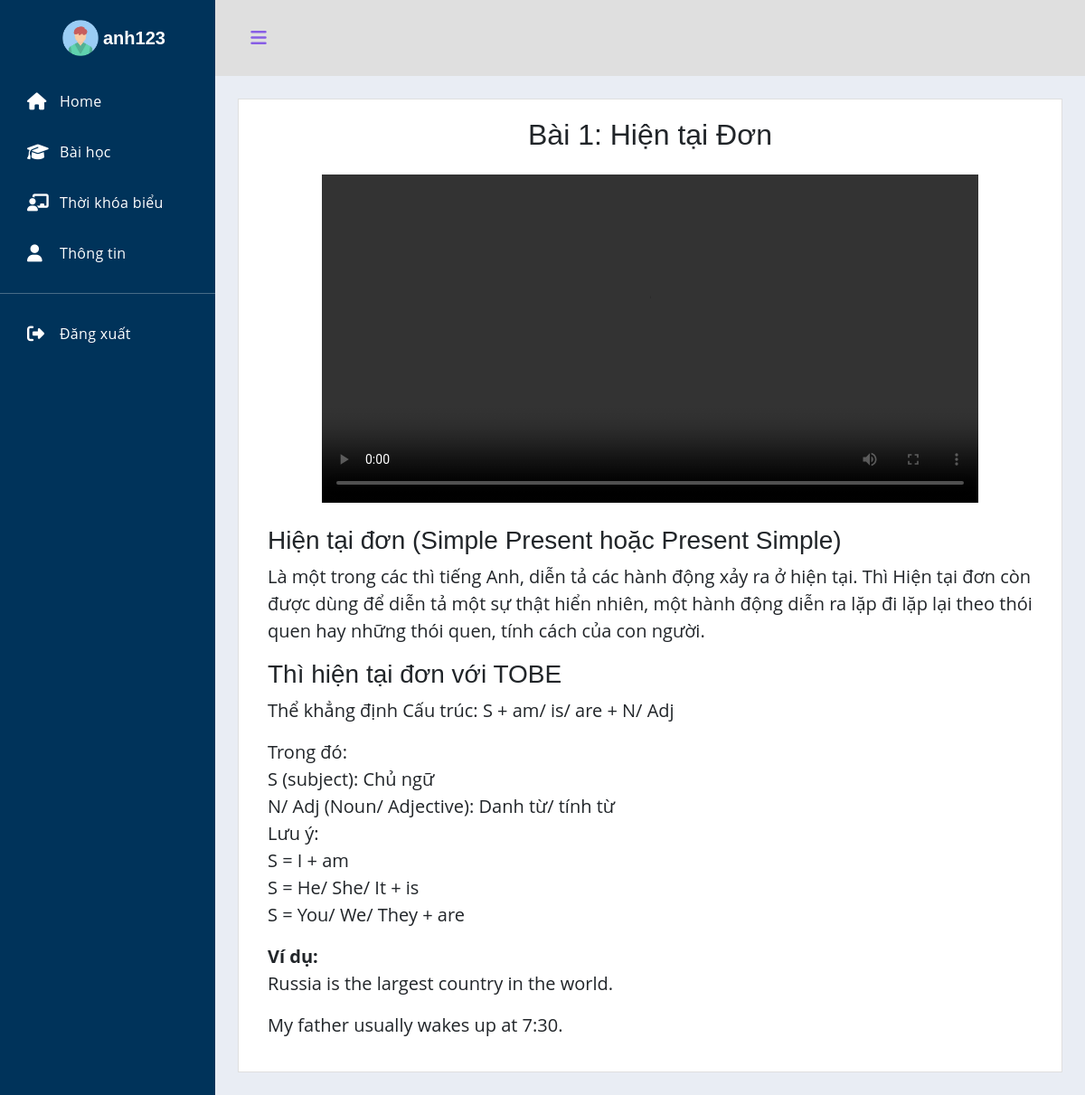
The page /Nhom_109/indexhv.php?act=chitietbh&idbh=B1 (signed in) on the database its author committed.
### tables this page shows
CREATE TABLE IF NOT EXISTS `baihoc` (
  `idbh` varchar(8) NOT NULL,
  `tenbh` varchar(255) NOT NULL,
  `mota` text,
  `chitiet` text,
  `video` varchar(300) DEFAULT NULL,
  `idct` varchar(8) NOT NULL,
  `idgv` varchar(8) NOT NULL,
  `imgbh` varchar(20) DEFAULT NULL,
  PRIMARY KEY (`idbh`),
  KEY `lkbhgv` (`idgv`),
  KEY `lkbhct` (`idct`)
);

### Nhom_109/model/adminhv.php (called while the page is built, shortened)
<?php
   function getbh($idbh){
        $conn=connectdb();
        $stmt = $conn->prepare("SELECT * FROM baihoc where baihoc.idbh='".$idbh."'");
        $stmt->execute();
        $kq=$stmt->fetchAll();
        return $kq;
   }
?>

### Nhom_109/view/chitietbaihoc.php (the view, shortened to what this page needs)
<div class='dashboard-content'>
                <div class='container-fluid'>
                    <div class="row" >
                            <div class='card'>
                                <div class='card-body'>
                                <?php foreach($bh as $ds){?>
                                  <h2 style="text-align:center"><?php echo $ds['tenbh'];?></h3>
                                  <div class="row video">
                                    <video id="myVideo"  controls>
                                      <source src="<?php echo $ds['video']; ?>" type="video/mp4">
                                </video>
                                  </div>
                                    <div class="row video">
                                    <?php echo $ds['chitiet'];}?>
                                </div>
                            </div>
                          </div>
  </div>

### Nhom_109/style/adminhv.css (style rules this page uses)
:root { --font-family-sans-serif: "Open Sans", -apple-system, BlinkMacSystemFont, "Segoe UI", Roboto, "Helvetica Neue", Arial, sans-serif, "Apple Color Emoji", "Segoe UI Emoji", "Segoe UI Symbol", "Noto Color Emoji"; }
*, *::before, *::after { -webkit-box-sizing: border-box; box-sizing: border-box; }
html { font-family: sans-serif; line-height: 1.15; -webkit-text-size-adjust: 100%; -webkit-tap-highlight-color: rgba(0, 0, 0, 0); }
body { margin: 0; font-family: "Open Sans", -apple-system, BlinkMacSystemFont, "Segoe UI", Roboto, "Helvetica Neue", Arial, sans-serif, "Apple Color Emoji", "Segoe UI Emoji", "Segoe UI Symbol", "Noto Color Emoji"; font-size: 1rem; font-weight: 400; line-height: 1.5; color: #515151; background-color: #e9edf4; }
h1, h2, h3, h4, h5, h6 { margin-top: 0; margin-bottom: 0.5rem; }
p { margin-top: 0; margin-bottom: 1rem; }
h1, h2, h3, h4, h5, h6, .h1, .h2, .h3, .h4, .h5, .h6 { font-family: "Nunito", sans-serif; margin-bottom: 0.5rem; font-weight: 500; line-height: 1.2; }
.card { position: relative; display: -webkit-box; display: -webkit-flex; display: -ms-flexbox; display: flex; -webkit-box-orient: vertical; -webkit-box-direction: normal; -webkit-flex-direction: column; -ms-flex-direction: column; flex-direction: column; min-width: 0; word-wrap: break-word; background-color: #fff; background-clip: border-box; border: 1px solid rgba(0, 0, 0, 0.125); border-radius: 0; }
.card-body { -webkit-box-flex: 1; -webkit-flex: 1 1 auto; -ms-flex: 1 1 auto; flex: 1 1 auto; padding: 1.25rem; }
.dashboard-content { -webkit-box-flex: 2; -webkit-flex-grow: 2; -ms-flex-positive: 2; flex-grow: 2; padding: 25px; }
.video { display: flex; align-items: center; justify-content: center; margin-top: 25px; font-size: 20px; }
#myVideo { max-width: 750px; height: auto; }

### rows shown on the page
baihoc: tenbh "Bài 1: Hiện tại Đơn", chitiet "Hiện tại đơn (Simple Present hoặc Present Simple) Là một trong các thì tiếng Anh, diễn tả các hành động xảy ra ở hiện tại. Thì Hiện tại đơn còn được dùng để diễn tả một sự thật hiển nhiên, một hành động diễn ra lặp đi lặp lại theo thói quen hay những thói quen, tính cách của con người. Thì hiện tại đơn với TOBE Thể khẳng định Cấu trúc: S + am/ is/ are + N/ Adj Trong đó: S (subject): Chủ ngữ N/ Adj (Noun/ Adjective): Danh từ/ tính từ Lưu ý: S = I + am S = He/ She/ It + is S = You/ We/ They + are Ví dụ: Russia is the largest country in the world. My father usually wakes up at 7:30."

### other values the page prints
$_SESSION['user'] "anh123"
